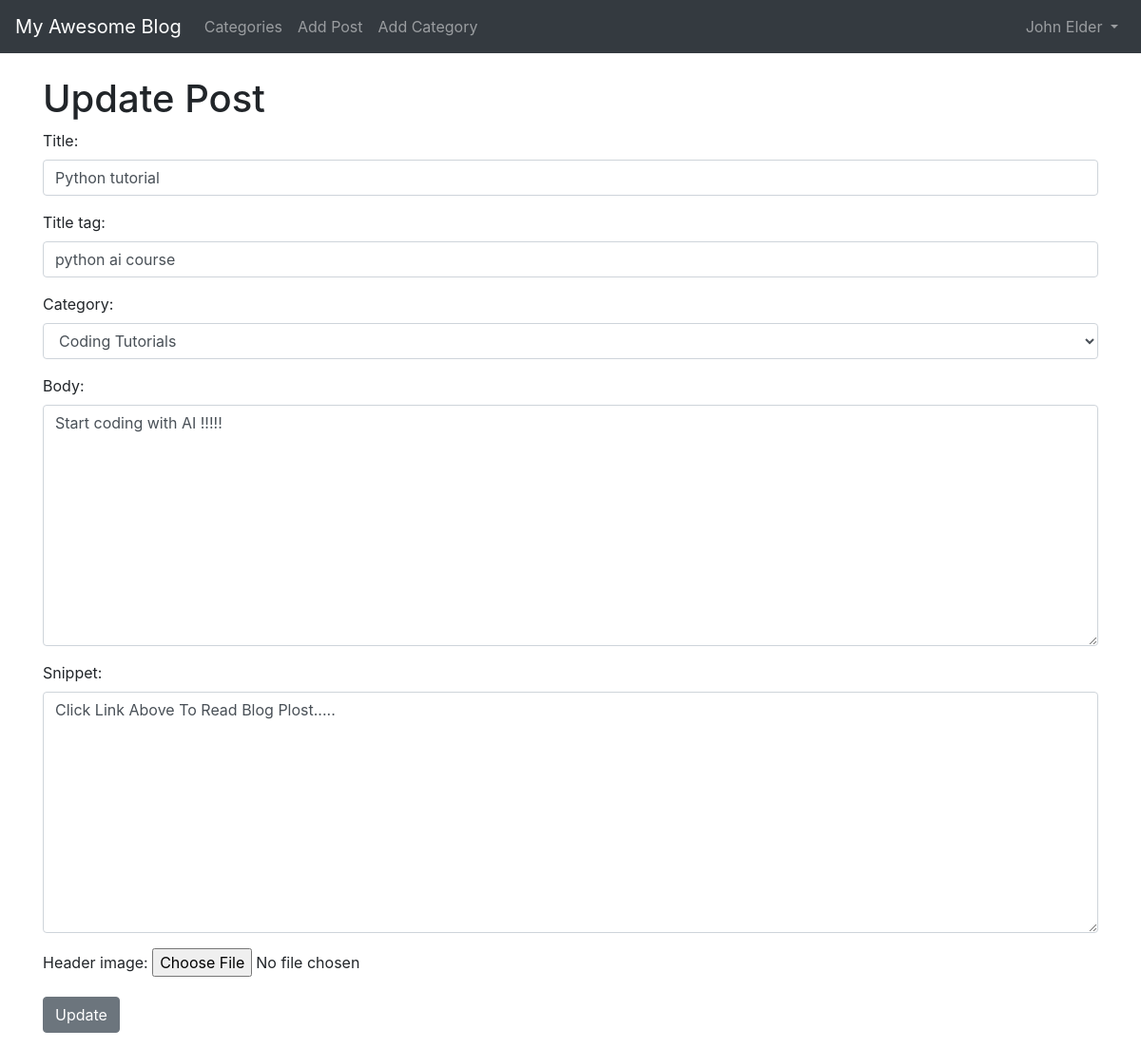
The page /article/edit/12 (signed in) on the database its author committed.
### theblog/models.py (models this page shows, shortened)
class Post(models.Model):
    title = models.CharField(max_length=1000)
    header_image = models.ImageField(null=True, blank=True, upload_to='images/')
    title_tag = models.CharField(max_length=255)
    author = models.ForeignKey(User, on_delete=models.CASCADE)
    body = RichTextField(blank=True, null=True)
    post_date = models.DateField(auto_now_add=True)
    category = models.CharField(max_length=255, default='Not Described')
    snippet = models.CharField(max_length=255)
    likes = models.ManyToManyField(User, related_name='blog_posts')

### theblog/views.py (the view)
# urls.py: path('article/edit/<int:pk>',UpdatePostView.as_view(),name='update_post'),
class UpdatePostView(UpdateView):
    model = Post
    form_class = EditForm
    template_name = 'update_post.html'

### theblog/forms.py
class EditForm(forms.ModelForm):
    class Meta:
        model = Post
        fields = ('title', 'title_tag', 'category', 'body', 'snippet','header_image')
        widgets = {
            'title': forms.TextInput(attrs={'class': 'form-control'}),
            'title_tag': forms.TextInput(attrs={'class': 'form-control'}),
            'category': forms.Select(choices=choice_list, attrs={'class': 'form-control'}),
            'body': forms.Textarea(attrs={'class': 'form-control'}),
            'snippet': forms.Textarea(attrs={'class': 'form-control'}),
        }

### theblog/templates/update_post.html (shortened to what this page needs)
{% extends 'base.html' %}
{% block content %}
{% if user.is_authenticated %}
    {%if user.id == post.author.id%}
        <h1>Update Post</h1>
        <div class="form-group">
        <form method="post">
            {{form.as_p}}
        <button class="btn btn-secondary">Update</button>
</form>
</div>
 {% else %}
   You are not authorised to change this post
  {% endif %}
{% else %}
You are not loggedin !!!!!!
{% endif %}
{% endblock %}

### theblog/templates/base.html (shortened to what this page needs)
<!doctype html>
<html lang="en">
  <head>
    <link rel="stylesheet" href="https://cdn.jsdelivr.net/npm/bootstrap@4.3.1/dist/css/bootstrap.min.css">
  </head>
  <body>
  <nav class="navbar navbar-expand-lg navbar-dark bg-dark">
  <a class="navbar-brand" href="{% url 'home' %}">My Awesome Blog</a>
  <div class="collapse navbar-collapse" id="navbarSupportedContent">
    <ul class="navbar-nav mr-auto">
      {% if cat_menu %}
      <li class="nav-item dropdown">
        <a class="nav-link dropdown-toggle" href="#" id="navbarDropdown" role="button" data-toggle="dropdown" aria-haspopup="true" aria-expanded="false">
          Categories
        </a>
        <div class="dropdown-menu" aria-labelledby="navbarDropdown">
          {%for item in cat_menu%}
          <a class="dropdown-item" href="{% url 'category' item|slugify %}">{{item}}</a>
          {% endfor %}
        </div>
      </li>
      {% else %}
      <li class="nav-item">
        <a class="nav-link" href="{% url 'category-list'%}">Categories</a>
      </li>
      {% endif %}
      {% if user.is_authenticated %}
      <li class="nav-item">
        <a class="nav-link" href="{% url 'add_post'%}">Add Post</a>
      </li>
      <li class="nav-item">
        <a class="nav-link" href="{% url 'add_category'%}">Add Category</a>
      </li>
      {% endif %}
    </ul>
    <ul class="navbar-nav ml-auto">
      {% if user.is_authenticated %}
      <li class="nav-item dropdown">
        <a class="nav-link dropdown-toggle" href="#" id="navbarDropdown" role="button" data-toggle="dropdown" aria-haspopup="true" aria-expanded="false">
          {{user.first_name}} {{user.last_name}}
        </a>
      </li>
      {% endif %}
    </ul>
  </div>
</nav>
  <br/>
  <div class="container">
    {% block content %}
    {% endblock %}
  </div>
  </body>
</html>

### rows shown on the page
Post: title "Python tutorial", title_tag "python ai course", category "Coding Tutorials", body "Start coding with AI !!!!!", snippet "Click Link Above To Read Blog Plost....."

### other values the page prints
{{ user.first_name }} "John"
{{ user.last_name }} "Elder"
